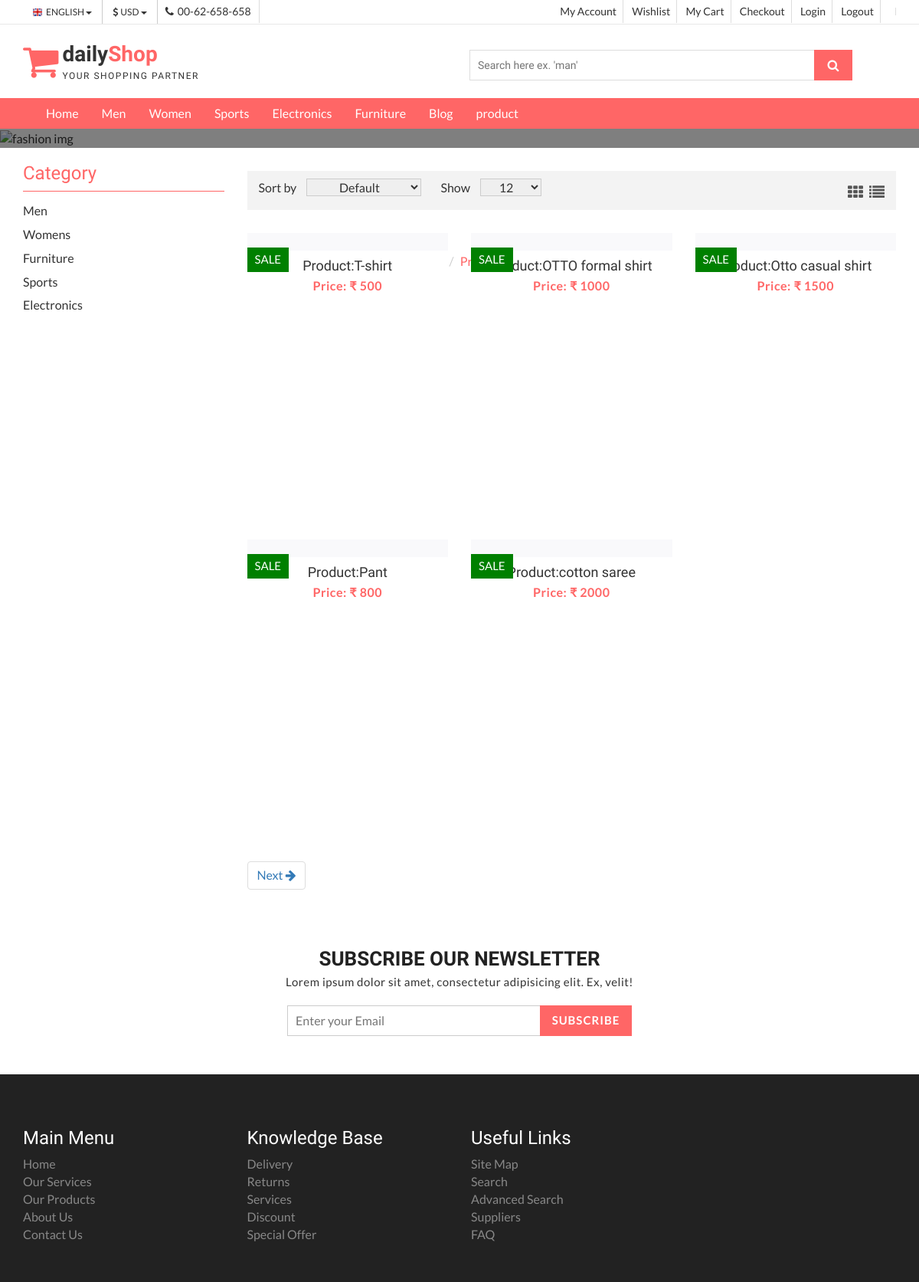
The page /product on the database as committed earlier.
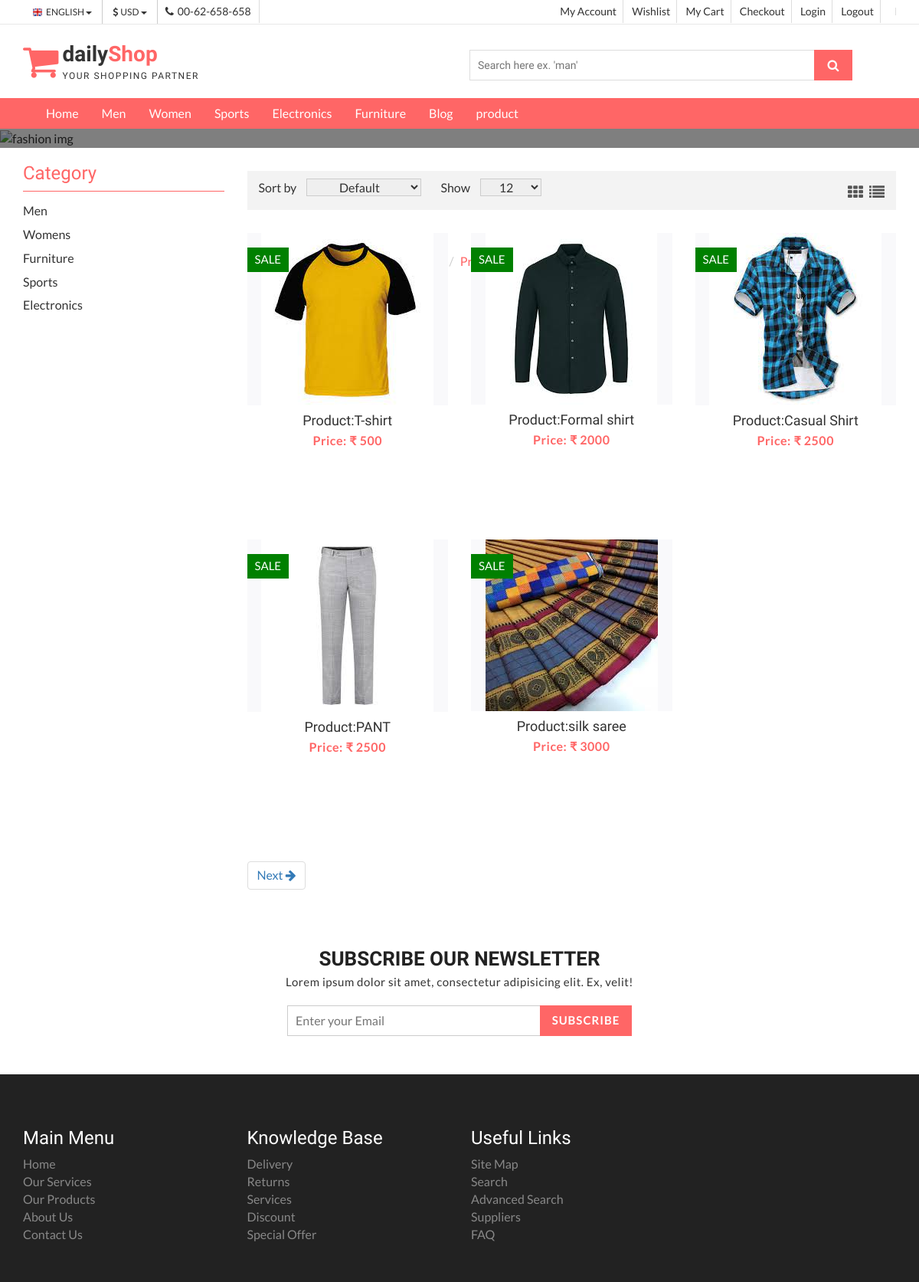
The same page on the database as committed later.
### carts/models.py (models this page shows, shortened)
class Product(models.Model):
    category=models.ForeignKey(Category,on_delete=models.CASCADE)
    thumbnail = models.ImageField()
    title = models.CharField(max_length=100)
    price = models.IntegerField(default=0)
    content  = models.CharField(max_length=100)
    badge = models.CharField(max_length=100,null=True)
    stock=models.IntegerField()
    timestamp = models.DateTimeField(auto_now_add=True)

### carts/views.py (the view)
# urls.py: path('product',product,name='product'),
def product(request):
    try:
        product=Product.objects.all()
        paginator = Paginator(product, 5) # Show 5 contacts per page.
        page_number = request.GET.get('page',1)
        try:
            page_obj = paginator.page(page_number)
        except EmptyPage:
            page_obj = paginator.page(1)
    except:
        cart, created  = Cart.objects.get_or_create(user=request.user,complete=True)
        product = Wishlist.objects.filter(cart=cart)
    context = {'pros': page_obj}
    return render(request,'product.html',context)

### carts/templates/product.html (shortened to what this page needs)
{% load static %}
<!DOCTYPE html>
<html lang="en">
  <head>
    <link href="{% static 'css/font-awesome.css' %}" rel="stylesheet">
    <link href="{% static 'css/bootstrap.css' %}" rel="stylesheet">
    <link href="{% static 'css/jquery.smartmenus.bootstrap.css' %}" rel="stylesheet">
    <link rel="stylesheet" type="text/css" href="{% static 'css/jquery.simpleLens.css' %}">
    <link rel="stylesheet" type="text/css" href="{% static 'css/slick.css' %}">
    <link rel="stylesheet" type="text/css" href="{% static 'css/nouislider.css' %}">
    <link id="switcher" href="{% static 'css/theme-color/default-theme.css' %}" rel="stylesheet">
    <link href="{% static 'css/sequence-theme.modern-slide-in.css' %}" rel="stylesheet" media="all">
    <link href="{% static 'css/style.css' %}" rel="stylesheet">
  </head>
  <body class="productPage">
  <header id="aa-header">
    <div class="aa-header-top">
      <div class="container">
        <div class="row">
          <div class="col-md-12">
            <div class="aa-header-top-area">
              <div class="aa-header-top-left">
                <div class="aa-language">
                  <div class="dropdown">
                    <a class="btn dropdown-toggle" href="#" type="button" id="dropdownMenu1" data-toggle="dropdown" aria-haspopup="true" aria-expanded="true">
                      <img src="{% static 'img/flag/english.jpg' %}" alt="english flag">ENGLISH
                      <span class="caret"></span>
                    </a>
                  </div>
                </div>
                <div class="aa-currency">
                  <div class="dropdown">
                    <a class="btn dropdown-toggle" href="#" type="button" id="dropdownMenu1" data-toggle="dropdown" aria-haspopup="true" aria-expanded="true">
                      <i class="fa fa-usd"></i>USD
                      <span class="caret"></span>
                    </a>
                  </div>
                </div>
                <div class="cellphone hidden-xs">
                  <p><span class="fa fa-phone"></span>00-62-658-658</p>
                </div>
              </div>
              <div class="aa-header-top-right">
                <ul class="aa-head-top-nav-right">
                  <li><a href="{% url 'account' %}">My Account</a></li>
                  <li class="hidden-xs"><a href="#">Wishlist</a></li>
                  <li class="hidden-xs"><a href="{% url 'cart_detail' %}">My Cart</a></li>
                  <li class="hidden-xs"><a href="{% url 'checkout' %}">Checkout</a></li>
                  <li><a href="{% url 'account' %}">Login</a></li>
                  <li><a href="{% url 'logout' %}">Logout</a></li>
                  <li><a href="{% url 'logout' %}">{{ user.username }}</a></li>
                </ul>
              </div>
            </div>
          </div>
        </div>
      </div>
    </div>
    <div class="aa-header-bottom">
      <div class="container">
        <div class="row">
          <div class="col-md-12">
            <div class="aa-header-bottom-area">
              <div class="aa-logo">
                <a href="{% static 'index.html' %}">
                  <span class="fa fa-shopping-cart"></span>
                  <p>daily<strong>Shop</strong> <span>Your Shopping Partner</span></p>
                </a>
              </div>
              <div class="aa-search-box">
                <form action="">
                  <input type="text" name="" id="" placeholder="Search here ex. 'man' ">
                  <button type="submit"><span class="fa fa-search"></span></button>
                </form>
              </div>
            </div>
          </div>
        </div>
      </div>
    </div>
  </header>
  <section id="menu">
    <div class="container">
      <div class="menu-area">
        <div class="navbar navbar-default" role="navigation">
          <div class="navbar-collapse collapse">
            <ul class="nav navbar-nav">
              <li><a href="{% url 'index' %}">Home</a></li>
              <li><a href="{% url 'mens' 1 %}">Men </a>
              </li>
              <li><a href="{% url 'womens' 2 %}">Women</a></li>
              <li><a href="{% url 'sports' 4 %}">Sports</a></li>
              <li><a href="{% url 'electronics' 5 %}">Electronics</a>
              </li>
              <li><a href="{% url 'furniture' 3 %}">Furniture</a></li>
              <li><a href="{% url 'blog-archive' %}">Blog </a>
              </li>
              <li><a href="{% url 'product' %}">product</a></li>
            </ul>
          </div>
        </div>
      </div>
    </div>
  </section>
  <section id="aa-catg-head-banner">
   <img src="{% static 'img/fashion/fashion-header-bg-8.jpg' %}" alt="fashion img">
   <div class="aa-catg-head-banner-area">
     <div class="container">
      <div class="aa-catg-head-banner-content">
        <h2>Fashion</h2>
        <ol class="breadcrumb">
          <li><a href="{% url 'index' %}">Home</a></li>
          <li class="active">Products</li>
        </ol>
      </div>
     </div>
   </div>
  </section>
  <section id="aa-product-category">
    <div class="container">
      <div class="row">
        <div class="col-lg-9 col-md-9 col-sm-8 col-md-push-3">
          <div class="aa-product-catg-content">
            <div class="aa-product-catg-head">
              <div class="aa-product-catg-head-left">
                <form action="" class="aa-sort-form">
                  <label for="">Sort by</label>
                  <select name="">
                    <option value="1" selected="Default">Default</option>
                  </select>
                </form>
                <form action="" class="aa-show-form">
                  <label for="">Show</label>
                  <select name="">
                    <option value="1" selected="12">12</option>
                  </select>
                </form>
              </div>
              <div class="aa-product-catg-head-right">
                <a id="grid-catg" href="#"><span class="fa fa-th"></span></a>
                <a id="list-catg" href="#"><span class="fa fa-list"></span></a>
              </div>
            </div>
            <div class="aa-product-catg-body">
              <ul class="aa-product-catg">
                {% for pro in pros %}
                <li>
                  <figure>
                    <a class="aa-product-img" href="#"><img src="{{ pro.thumbnail.url }}" alt=""></a>
                    <figcaption>
                      <h4 class="aa-product-title"><a href="#">Product:{{ pro.title }}</a></h4>
                      <span class="aa-product-price">Price: &#8377 {{  pro.price }}</span>
                    </figcaption>
                  </figure>
                   <span class="aa-badge aa-sale" href="#">{{  pro.badge }}</span>
                  </li>
                  {% endfor %}
            </div>
            <div class="aa-blog-navigation">
                <ul class="pagination">
                  {% if pros.has_next %}
                  <li>
                    <a  href="{% url 'product' %}?page={{ pros.next_page_number }}" >Next
                      <span class="fa fa-arrow-right"> </span>
                    </a>
                  </li>
                  {% endif %}
                </ul>
            </div>
          </div>
        </div>
        <div class="col-lg-3 col-md-3 col-sm-4 col-md-pull-9">
          <aside class="aa-sidebar">
            <div class="aa-sidebar-widget">
              <h3>Category</h3>
              <ul class="aa-catg-nav">
                <li><a href="{% url 'mens' 1 %}">Men</a></li>
                <li><a href="{% url 'womens' 2 %}">Womens</a></li>
                <li><a href="{% url 'furniture' 3 %}">Furniture</a></li>
               <li><a href="{% url 'sports' 4 %}">Sports</a></li>
                <li><a href="{% url 'electronics' 5 %}">Electronics</a></li>
              </ul>
            </div>
          </aside>
        </div>
      </div>
    </div>
  </section>
  <section id="aa-subscribe">
    <div class="container">
      <div class="row">
        <div class="col-md-12">
          <div class="aa-subscribe-area">
            <h3>Subscribe our newsletter </h3>
            <p>Lorem ipsum dolor sit amet, consectetur adipisicing elit. Ex, velit!</p>
            <form action="" class="aa-subscribe-form">
              <input type="email" name="" id="" placeholder="Enter your Email">
              <input type="submit" value="Subscribe">
            </form>
          </div>
        </div>
      </div>
    </div>
  </section>
  <footer id="aa-footer">
    <div class="aa-footer-top">
     <div class="container">
        <div class="row">
        <div class="col-md-12">
          <div class="aa-footer-top-area">
            <div class="row">
              <div class="col-md-3 col-sm-6">
                <div class="aa-footer-widget">
                  <h3>Main Menu</h3>
                  <ul class="aa-footer-nav">
                    <li><a href="#">Home</a></li>
                    <li><a href="#">Our Services</a></li>
                    <li><a href="#">Our Products</a></li>
                    <li><a href="#">About Us</a></li>
                    <li><a href="#">Contact Us</a></li>
                  </ul>
                </div>
              </div>
              <div class="col-md-3 col-sm-6">
                <div class="aa-footer-widget">
                  <div class="aa-footer-widget">
                    <h3>Knowledge Base</h3>
                    <ul class="aa-footer-nav">
                      <li><a href="#">Delivery</a></li>
                      <li><a href="#">Returns</a></li>
                      <li><a href="#">Services</a></li>
                      <li><a href="#">Discount</a></li>
                      <li><a href="#">Special Offer</a></li>
                    </ul>
                  </div>
                </div>
              </div>
              <div class="col-md-3 col-sm-6">
                <div class="aa-footer-widget">
                  <div class="aa-footer-widget">
                    <h3>Useful Links</h3>
                    <ul class="aa-footer-nav">
                      <li><a href="#">Site Map</a></li>
                      <li><a href="#">Search</a></li>
                      <li><a href="#">Advanced Search</a></li>
                      <li><a href="#">Suppliers</a></li>
                      <li><a href="#">FAQ</a></li>
                    </ul>
                  </div>
                </div>
              </div>
  </footer>
  </body>
</html>

### carts/static/css/theme-color/default-theme.css (style rules this page uses)
h2 { color: #ff6666; }
#aa-header .aa-header-bottom .aa-header-bottom-area .aa-logo a > span { color: #ff6666; }
#aa-header .aa-header-bottom .aa-header-bottom-area .aa-logo a strong { color: #ff6666; }
#aa-header .aa-header-bottom .aa-header-bottom-area .aa-search-box button { background-color: #ff6666; }
#menu { background-color: #ff6666; }
.aa-product-catg li .aa-product-price { color: #ff6666; }
#aa-subscribe .aa-subscribe-area .aa-subscribe-form input[type="submit"] { background: #ff6666 none repeat scroll 0 0; border: 1px solid #ff6666; }
#aa-catg-head-banner .aa-catg-head-banner-area .aa-catg-head-banner-content .breadcrumb .active { color: #ff6666; }
#aa-product-category .aa-sidebar .aa-sidebar-widget h3 { color: #ff6666; border-bottom: 1px solid #ff6666; }

Rows that differ between the two databases and show on the page:
changed Product "T-shirt": thumbnail: picture added
changed Product: thumbnail: picture added; title "OTTO formal shirt" → "Formal shirt"; price "1000" → "2000"
changed Product: thumbnail: picture added; title "Otto casual shirt" → "Casual Shirt"; price "1500" → "2500"
changed Product: thumbnail: picture added; title "Pant" → "PANT"; price "800" → "2500"
changed Product: thumbnail: picture added; title "cotton saree" → "silk saree"; price "2000" → "3000"
